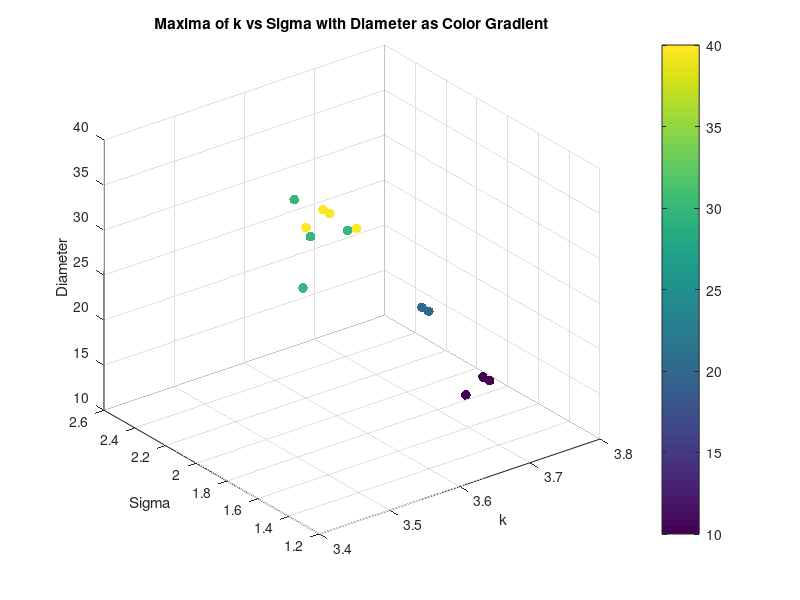
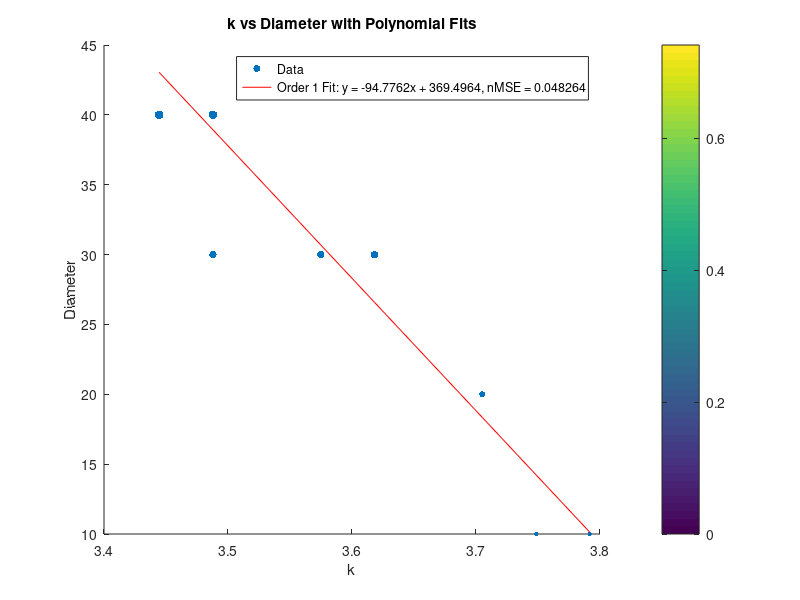

Reproduce these figures in MATLAB, in order.
clear all;
close all;


% %% Torque Analysis
% load('maxima_data.mat');
% scatter3(maxima_k, maxima_sigma, torque_values, 20, maxima_corr, 'filled');
% xlabel('k');
% ylabel('Sigma');
% zlabel('Torque');
% title('Maxima of k vs Sigma with Torque as Color Gradient');
% colorbar;
% grid on;
% % K means clustering of torque into 10 clusters, taking mean of each cluster k, sigma and corr too
% [cluster_idx, cluster_centers] = kmeans(torque_values', 10);
% % Take the mean of each cluster
% torque_means = zeros(10, 1);
% sigma_means = zeros(10, 1);
% k_means = zeros(10, 1);
% corr_means = zeros(10, 1);
% for i = 1:10
%     torque_means(i) = mean(torque_values(cluster_idx == i));
%     sigma_means(i) = mean(maxima_sigma(cluster_idx == i));
%     k_means(i) = mean(maxima_k(cluster_idx == i));
%     corr_means(i) = mean(maxima_corr(cluster_idx == i));
% end
% % Plot the clusters
% figure;
% scatter3(k_means, sigma_means, torque_means, 50, corr_means, 'filled');
% xlabel('k');
% ylabel('Sigma');
% zlabel('Torque');
% title('Clustered Maxima of k vs Sigma with Torque as Color Gradient');
% colorbar;
% grid on;
% % Ensure data is sorted for polyfit
% [sigma_sorted, sort_idx] = sort(maxima_sigma);
% torque_sorted = torque_values(sort_idx);
% % Display correlation between torque and sigma
% disp('Correlation between Torque and Sigma:');
% disp(corr(torque_sorted', sigma_sorted'));
% % Display correlation between torque and sigma^2
% disp('Correlation between Torque and Sigma^2:');
% disp(corr(torque_sorted', sigma_sorted'.^2));
% % Polyfit for sigma vs torque (order 1 and 2)
% p1_sigma = polyfit(sigma_sorted, torque_sorted, 1);
% % Calculate fitted values and normalized MSE for sigma vs torque
% fitted_torque_p1_sigma = polyval(p1_sigma, sigma_sorted);
% mse_p1_sigma = mean((torque_sorted - fitted_torque_p1_sigma).^2);
% nmse_p1_sigma = mse_p1_sigma / var(torque_sorted);
% % Display results for sigma vs torque
% disp('Sigma vs Torque:');
% disp(['Order 1 nMSE: ', num2str(nmse_p1_sigma)]);
% %display correlation between torque and sigma
% % Plot for sigma vs torque with polynomial fits (first instance)
% figure;
% plot(sigma_sorted, torque_sorted, 'o', 'DisplayName', 'Data');
% hold on;
% plot(sigma_sorted, fitted_torque_p1_sigma, '-r', 'DisplayName', ...
%     ['Order 1 Fit: y = ', num2str(p1_sigma(1)), 'x + ', num2str(p1_sigma(2)), ...
%     ', nMSE = ', num2str(nmse_p1_sigma)]);
% xlabel('Sigma');
% ylabel('Torque');
% title('Sigma vs Torque with Polynomial Fits');
% legend('show');
% grid on;
% % Ensure data is sorted for polyfit
% [sigma_sorted, sort_idx] = sort(sigma_means);
% torque_sorted = torque_means(sort_idx);
% %Display correlation between torque and sigma
% disp('Correlation between Torque and Sigma:');
% disp(corr(torque_sorted, sigma_sorted));
% %Display correlation between torque and sigma^2
% disp('Correlation between Torque and Sigma^2:');
% disp(corr(torque_sorted, sigma_sorted.^2));
% % Polyfit for sigma vs torque (order 1 and 2)
% p1_sigma = polyfit(sigma_sorted, torque_sorted, 1);
% p2_sigma = polyfit(sigma_sorted, torque_sorted, 2);
% % Calculate zitted values and normalized MSE for sigma vs torque
% fitted_torque_p1_sigma = polyval(p1_sigma, sigma_sorted);
% fitted_torque_p2_sigma = polyval(p2_sigma, sigma_sorted);
% mse_p1_sigma = mean((torque_sorted - fitted_torque_p1_sigma).^2);
% mse_p2_sigma = mean((torque_sorted - fitted_torque_p2_sigma).^2);
% nmse_p1_sigma = mse_p1_sigma / var(torque_sorted);
% nmse_p2_sigma = mse_p2_sigma / var(torque_sorted);
% % Display results for sigma vs torque
% disp('Sigma vs Torque:');
% disp(['Order 1 nMSE: ', num2str(nmse_p1_sigma)]);
% disp(['Order 2 nMSE: ', num2str(nmse_p2_sigma)]);
% % Plot for sigma vs torque with polynomial fits (second instance)
% figure;
% plot(sigma_sorted, torque_sorted, 'o', 'DisplayName', 'Data');
% hold on;
% plot(sigma_sorted, fitted_torque_p1_sigma, '-r', 'DisplayName', ...
%     ['Order 1 Fit: y = ', num2str(p1_sigma(1)), 'x + ', num2str(p1_sigma(2)), ...
%     ', nMSE = ', num2str(nmse_p1_sigma)]);
% plot(sigma_sorted, fitted_torque_p2_sigma, '--g', 'DisplayName', ...
%     ['Order 2 Fit: y = ', num2str(p2_sigma(1)), 'x^2 + ', num2str(p2_sigma(2)), ...
%     'x + ', num2str(p2_sigma(3)), ', nMSE = ', num2str(nmse_p2_sigma)]);
% xlabel('Sigma');
% ylabel('Torque');
% title('Sigma vs Torque with Polynomial Fits');
% legend('show');
% grid on;

%% Diameter Analysis
% Saved as diameter_value, k_values(max_k_idx), sigma_values(max_sigma_idx), max_val
load('maxima_data_Diam.mat');

scatter3(maxima_matrix(:, 2), maxima_matrix(:, 3), maxima_matrix(:, 1), 50, maxima_matrix(:, 1), 'filled'); 
xlabel('k');
ylabel('Sigma');
zlabel('Diameter');
title('Maxima of k vs Sigma with Diameter as Color Gradient');
colorbar;
grid on;

% K vs d
% Ensure data is sorted for polyfit
[k_sorted, sort_idx] = sort(maxima_matrix(:, 2));
d_sorted = maxima_matrix(sort_idx, 1);
% Display correlation between d and k
disp('Correlation between Diameter and k:');
disp(corr(d_sorted, k_sorted));

%plot for k vs diam with polynomial fits
figure;
scatter(k_sorted, d_sorted, d_sorted, 'filled', 'DisplayName', 'Data');
colorbar;
hold on;
p1_k = polyfit(k_sorted, d_sorted, 1);
fitted_d_p1_k = polyval(p1_k, k_sorted);
mse_p1_k = mean((d_sorted - fitted_d_p1_k).^2);
nmse_p1_k = mse_p1_k / var(d_sorted);
disp('Diameter vs k:');
disp(['Order 1 nMSE: ', num2str(nmse_p1_k)]);
plot(k_sorted, fitted_d_p1_k, '-r', 'DisplayName', ...
    ['Order 1 Fit: y = ', num2str(p1_k(1)), 'x + ', num2str(p1_k(2)), ...
    ', nMSE = ', num2str(nmse_p1_k)]);
xlabel('k');
ylabel('Diameter');
title('k vs Diameter with Polynomial Fits');
legend('show');
